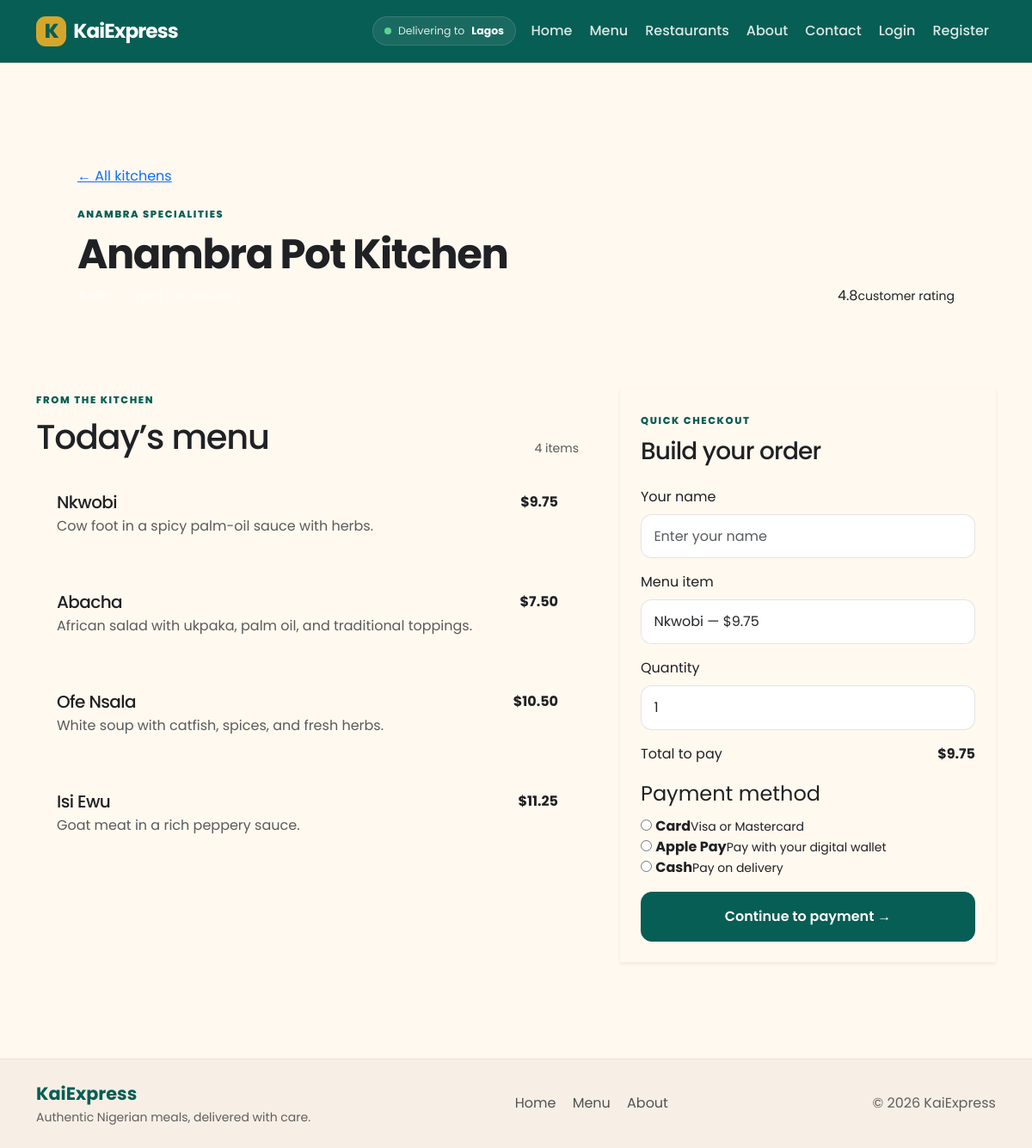
Page /restaurant/14 on the committed database.
### packages/models.py (models this page shows, shortened)
class User(db.Model, UserMixin):
    __tablename__ = "users"
    id = db.Column(db.Integer, primary_key=True)
    name = db.Column(db.String(100), nullable=False)
    email = db.Column(db.String(120), unique=True, nullable=False)
    password_hash = db.Column(db.String(255), nullable=False)
    is_restaurant = db.Column(db.Boolean, default=False)
    cuisine = db.Column(db.String(80))
    city = db.Column(db.String(80))
    menu_items = db.relationship(
        "MenuItem",
        backref="restaurant",
        lazy=True
    )
    customer_orders = db.relationship(
        "Order",
        foreign_keys="Order.customer_id",
        backref="customer",
        lazy=True
    )
    restaurant_orders = db.relationship(
        "Order",
        foreign_keys="Order.restaurant_id",
        backref="restaurant",
        lazy=True
    )

class MenuItem(db.Model):
    __tablename__ = "menu_items"
    id = db.Column(db.Integer, primary_key=True)
    title = db.Column(db.String(120), nullable=False)
    description = db.Column(db.Text, nullable=False)
    price = db.Column(db.Float, nullable=False)
    restaurant_id = db.Column(
        db.Integer,
        db.ForeignKey("users.id"),
        nullable=False
    )

### packages/user_routes.py (the view)
    @app.route("/restaurant/<int:restaurant_id>")
    def restaurant_page(restaurant_id):
        restaurant = User.query.filter_by(id=restaurant_id, is_restaurant=True).first()
        if not restaurant:
            return redirect(url_for("home"))
        menu = MenuItem.query.filter_by(restaurant_id=restaurant_id).all()
        return render_template("user/restaurant.html", restaurant=restaurant, menu=menu)

### packages/templates/user/restaurant.html (shortened to what this page needs)
{% extends "base.html" %}
{% block content %}
<section class="restaurant-header p-4 p-lg-5 mb-5">
  <div class="d-flex flex-wrap justify-content-between align-items-end gap-4">
    <div><a class="back-link" href="{{ url_for('home') }}">&larr; All kitchens</a><span class="eyebrow d-block mt-4">{{ restaurant.cuisine }}</span><h1 class="display-5 fw-bold mt-2 mb-2">{{ restaurant.name }}</h1><p class="mb-0 text-white-50">{{ restaurant.city }} &middot; Open for delivery</p></div>
    <div class="header-rating"><span>4.8</span><small>customer rating</small></div>
  </div>
</section>
<div class="row g-5 align-items-start">
  <div class="col-lg-7">
    <div class="d-flex justify-content-between align-items-end mb-3"><div><span class="eyebrow text-primary">FROM THE KITCHEN</span><h2 class="h1 mt-2 mb-0">Today&rsquo;s menu</h2></div><span class="text-body-secondary small">{{ menu|length }} items</span></div>
    <div class="vstack gap-3">
      {% for item in menu %}
      <article class="menu-row p-3 p-sm-4">
        <div class="d-flex justify-content-between gap-3"><div><h3 class="h5 mb-1">{{ item.title }}</h3><p class="text-body-secondary mb-0">{{ item.description }}</p></div><strong class="price">${{ '%.2f'|format(item.price) }}</strong></div>
      </article>
      {% else %}
      <div class="empty-state p-4"><p class="mb-0">This kitchen is still updating its menu.</p></div>
      {% endfor %}
    </div>
  </div>
  <div class="col-lg-5">
      <div class="order-panel p-4 shadow-sm sticky-lg-top">
      <span class="eyebrow text-primary">QUICK CHECKOUT</span><h2 class="h3 mt-2 mb-4">Build your order</h2>
        <form id="checkout-form" action="{{ url_for('place_order', restaurant_id=restaurant.id) }}" method="post">
          <div class="mb-3">
            <label class="form-label">Your name</label>
            <input type="text" name="customer_name" class="form-control" placeholder="Enter your name" required>
          </div>
          <div class="mb-3">
            <label class="form-label">Menu item</label>
            <select name="item_id" class="form-select" required>
              {% for item in menu %}
              <option value="{{ item.id }}">{{ item.title }} — ${{ '%.2f'|format(item.price) }}</option>
              {% endfor %}
            </select>
          </div>
          <div class="mb-3">
            <label class="form-label">Quantity</label>
            <input type="number" name="quantity" class="form-control" min="1" value="1" required>
          </div>
          <div class="checkout-total d-flex justify-content-between align-items-center mb-3">
            <span>Total to pay</span>
            <strong id="checkout-total">$0.00</strong>
          </div>
          <fieldset class="mb-3">
            <legend class="form-label mb-2">Payment method</legend>
            <div class="payment-options">
              <label class="payment-option">
                <input type="radio" name="payment_method" value="card" required>
                <span><strong>Card</strong><small>Visa or Mastercard</small></span>
              </label>
              <label class="payment-option">
                <input type="radio" name="payment_method" value="mobile_money">
                <span><strong>Apple Pay</strong><small>Pay with your digital wallet</small></span>
              </label>
              <label class="payment-option">
                <input type="radio" name="payment_method" value="cash_on_delivery">
                <span><strong>Cash</strong><small>Pay on delivery</small></span>
              </label>
            </div>
          </fieldset>
          <button type="submit" class="btn btn-dark w-100 py-3"><span id="checkout-button-label">Continue to payment</span> <span aria-hidden="true">&rarr;</span></button>
        </form>
      </div>
  </div>
</div>
{% endblock %}

### packages/static/app.css (style rules this page uses)
:root { --kai-emerald: #075E54; --kai-gold: #D4A72C; --kai-cream: #FFF9F0; --kai-charcoal: #202124; --kai-white: #FFFFFF; --kai-terracotta: #C85C3B; --kai-sand: #F4EAE0; --kai-line: rgba(20, 25, 30, 0.08); --kai-shadow: rgba(15, 23, 42, 0.08); --bs-primary: var(--kai-emerald); --bs-primary-rgb: 7, 94, 84; }
html, body { min-height: 100%; }
body { display: flex; flex-direction: column; background: var(--kai-cream); color: var(--kai-charcoal); font-family: 'Poppins', sans-serif; }
h1, h2, h3, h4, h5, h6 { color: var(--kai-charcoal); letter-spacing: -0.03em; }
p { margin-bottom: 0; }
.btn { border-radius: 0.8rem; font-weight: 600; padding: 0.75rem 1.2rem; }
.form-control, .form-select { border-radius: 0.8rem; padding: 0.8rem 0.9rem; border: 1px solid rgba(32, 33, 36, 0.12); background: var(--kai-white); }
.eyebrow { display: inline-block; font-size: 0.72rem; font-weight: 800; letter-spacing: 0.14em; text-transform: uppercase; color: var(--kai-emerald); }
.btn-dark { background: var(--kai-emerald); border-color: var(--kai-emerald); }

### rows in the picture
User: cuisine "ANAMBRA SPECIALITIES", name "Anambra Pot Kitchen"
MenuItem: title "Nkwobi", description "Cow foot in a spicy palm-oil sauce with herbs.", price "9.75"
MenuItem: title "Abacha", description "African salad with ukpaka, palm oil, and traditional toppings.", price "7.50"
MenuItem: title "Ofe Nsala", description "White soup with catfish, spices, and fresh herbs.", price "10.50"
MenuItem: title "Isi Ewu", description "Goat meat in a rich peppery sauce.", price "11.25"

### other values in the picture
{{ menu|length }} "4"
form field item_id "Nkwobi — $9.75"
